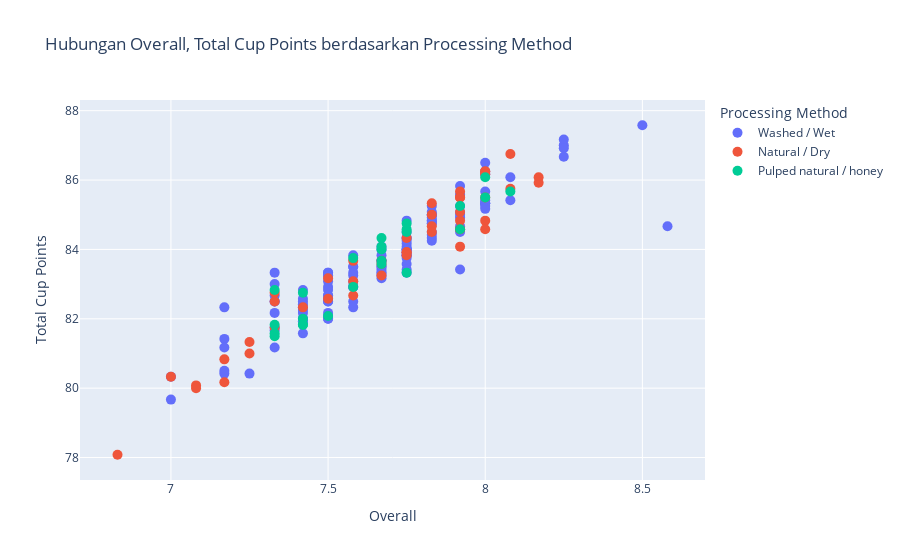

The cell this chart's notebook holds for it:
### Code cell
fig = px.scatter(df, x='Overall', y='Total Cup Points', color='Processing Method',
                 labels={'Overall': 'Overall', 'Totals Cup Points': 'Totals Cup Points', 'Processing Method': 'Processing Method'},
                 title='Hubungan Overall, Total Cup Points berdasarkan Processing Method')

fig.update_traces(
    marker=dict(size=10),
    selector=dict(mode='markers')
)

fig.show()

### Figure 1 — Plotly figure (JSON) as saved in the notebook; plotly's stock layout.template omitted (floating-point values rounded to 4 significant figures; data arrays with more than 128 entries replaced by an {"elided": "..."} marker saying what was removed)
{"data": [{"hovertemplate": "Processing Method=Washed / Wet<br>Overall=%{x}<br>Total Cup Points=%{y}<extra></extra>", "legendgroup": "Washed / Wet", "marker": {"color": "#636efa", "size": 10, "symbol": "circle"}, "mode": "markers", "name": "Washed / Wet", "orientation": "v", "showlegend": true, "type": "scatter", "x": {"elided": "129 float values"}, "xaxis": "x", "y": {"elided": "129 float values"}, "yaxis": "y"}, {"hovertemplate": "Processing Method=Natural / Dry<br>Overall=%{x}<br>Total Cup Points=%{y}<extra></extra>", "legendgroup": "Natural / Dry", "marker": {"color": "#EF553B", "size": 10, "symbol": "circle"}, "mode": "markers", "name": "Natural / Dry", "orientation": "v", "showlegend": true, "type": "scatter", "x": [8.08, 8, 8, 8, 8.17, 8.17, 8.08, 7.92, 8, 7.92, 7.92, 7.83, 7.92, 7.83, 7.92, 8, 7.83, 8, 7.92, 7.92, 7.83, 7.75, 7.92, 7.75, 7.75, 7.75, 7.58, 7.67, 7.67, 7.67, 7.5, 7.58, 7.33, 7.58, 7.5, 7.33, 7.42, 7.33, 7.25, 7.25, 7.17, 7, 7.17, 7.08, 7.08, 6.83], "xaxis": "x", "y": [86.75, 86.25, 86.25, 86.17, 86.08, 85.92, 85.75, 85.67, 85.5, 85.5, 85.5, 85.33, 85.08, 85, 84.83, 84.83, 84.67, 84.58, 84.58, 84.58, 84.5, 84.33, 84.08, 83.92, 83.92, 83.83, 83.67, 83.67, 83.58, 83.25, 83.17, 83.08, 82.75, 82.67, 82.58, 82.5, 82.33, 81.75, 81.33, 81, 80.83, 80.33, 80.17, 80.08, 80, 78.08], "yaxis": "y"}, {"hovertemplate": "Processing Method=Pulped natural / honey<br>Overall=%{x}<br>Total Cup Points=%{y}<extra></extra>", "legendgroup": "Pulped natural / honey", "marker": {"color": "#00cc96", "size": 10, "symbol": "circle"}, "mode": "markers", "name": "Pulped natural / honey", "orientation": "v", "showlegend": true, "type": "scatter", "x": [8, 8.08, 8, 7.92, 7.75, 7.92, 7.75, 7.75, 7.67, 7.67, 7.67, 7.58, 7.67, 7.67, 7.75, 7.58, 7.33, 7.42, 7.5, 7.42, 7.42, 7.33, 7.42, 7.33, 7.33], "xaxis": "x", "y": [86.08, 85.67, 85.5, 85.25, 84.75, 84.58, 84.58, 84.5, 84.33, 84.08, 84, 83.75, 83.67, 83.58, 83.33, 82.92, 82.83, 82.75, 82.08, 82, 81.83, 81.83, 81.83, 81.58, 81.5], "yaxis": "y"}], "layout": {"legend": {"title": {"text": "Processing Method"}, "tracegroupgap": 0}, "title": {"text": "Hubungan Overall, Total Cup Points berdasarkan Processing Method"}, "xaxis": {"anchor": "y", "domain": [0, 1], "title": {"text": "Overall"}}, "yaxis": {"anchor": "x", "domain": [0, 1], "title": {"text": "Total Cup Points"}}}}
